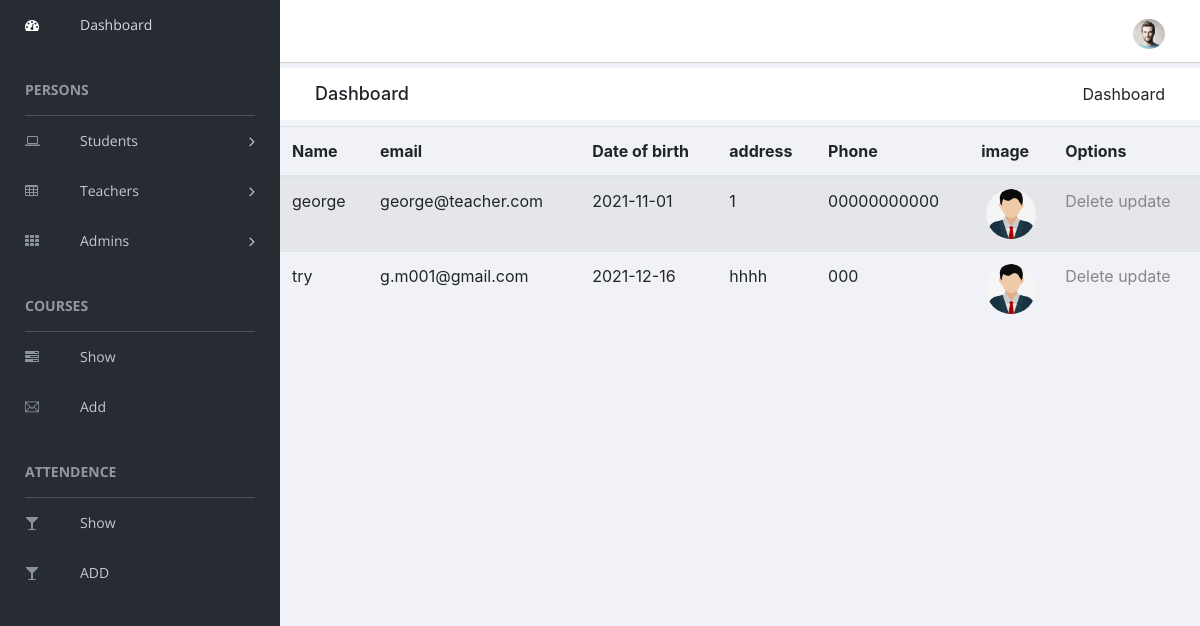
The app's page /admin/show-teachers.php with its own data.
### tables this page shows
CREATE TABLE `teacher` (
  `teacher_id` int(11) NOT NULL,
  `teacher_name` varchar(100) NOT NULL,
  `teacher_address` varchar(50) NOT NULL,
  `teacher_phone` varchar(50) NOT NULL,
  `teacher_email` varchar(50) NOT NULL,
  `teacher_dob` date NOT NULL,
  `teacher_image` text NOT NULL,
  `teacher_password` text NOT NULL
);

### admin/show-teachers.php (the view, shortened to what this page needs)
<?php
include_once "frame.php";
?>
<table class="table table-striped hidden" id="recordListing">
    <thead>
        <tr>
            <th>Name</th>
            <th>email</th>
            <th>Date of birth</th>
            <th>address</th>
            <th>Phone</th>
            <th>image</th>
            <th>Options</th>
        </tr>
    </thead>
    <tbody>
        <?php
        $address_check = "SELECT * FROM teacher ";
        $result = mysqli_query($conn, $address_check);
        if (mysqli_num_rows($result) > 0) {
            while ($row = mysqli_fetch_assoc($result)) { ?>
                <tr>
                    <?php $id = $row['teacher_id']; ?>
                    <td><?php echo $row['teacher_name']; ?></td>
                    <td><?php echo $row['teacher_email']; ?></td>
                    <td><?php echo $row['teacher_dob']; ?></td>
                    <td><?php echo $row['teacher_address']; ?></td>
                    <td><?php echo $row['teacher_phone']; ?></td>
                    <td> <img class="rounded-circle mx-auto d-block" src="../teacher/uploads/<?php echo $row['teacher_image']; ?>" alt="Card image cap" style="max-width:50px;"></td>
                    <td><a href="teachers-registeration.php?id=<?php echo $id; ?>&&action=delete">Delete
                            <a href="update-teachers.php?id=<?php echo $id; ?>&&action=update">update</td>
                </tr>
        <?php
            }
        } else {
            echo "0 results";
        }
        ?>
    </tbody>
</table>

### records on screen
teacher: teacher_name "george", teacher_email "george@teacher.com", teacher_dob "2021-11-01", teacher_address "1", teacher_phone "00000000000", teacher_image (picture)
teacher: teacher_name "try", teacher_email "g.m001@gmail.com", teacher_dob "2021-12-16", teacher_address "hhhh", teacher_phone "000", teacher_image (picture)
